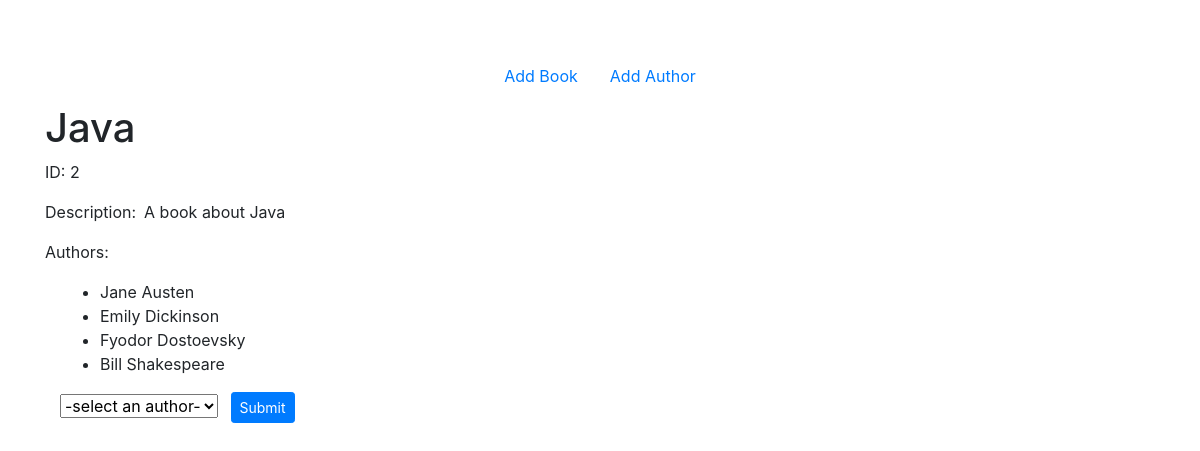
The page /books/2 on the database its author committed.
### books_authors_app/models.py (models this page shows)
class Book(models.Model):
    title = models.CharField(max_length=255)
    desc = models.TextField()
    created_at = models.DateTimeField(auto_now_add=True)
    updated_at = models.DateTimeField(auto_now=True)

class Author(models.Model):
    first_name = models.CharField(max_length=50)
    last_name = models.CharField(max_length=50)
    notes = models.TextField(default="")
    books = models.ManyToManyField(Book, related_name="authors")
    created_at = models.DateTimeField(auto_now_add=True)
    updated_at = models.DateTimeField(auto_now=True)

### books_authors_app/views.py (the view)
# urls.py: path('books/<int:id>', views.see_book),
def see_book(request, id):  # path('books/<int:id>', views.see_book),
    context = {
        "book": Book.objects.get(id=id),
        "authors": Author.objects.exclude(books__id=id)
    }
    return render(request, 'see_book.html', context)

### books_authors_app/templates/see_book.html (shortened to what this page needs)
<!DOCTYPE html>
<html lang="en">
<head>
    <link rel="stylesheet" href="https://stackpath.bootstrapcdn.com/bootstrap/4.5.2/css/bootstrap.min.css"
>
    {% load static %}
    <link rel="stylesheet" href="{% static 'css/style.css' %}">
</head>
<body>
    <div class="container mt-5">
        <nav class="navbar justify-content-center">
            <a class="nav-link" href="/">Add Book</a>
            <a class="nav-link" href="/authors">Add Author</a>
        </nav>
        <h1>{{ book.title }}</h1>
        <div class="container">
            <div class="row">
                <p>ID: {{ book.id }}</p>
            </div>
            <div class="row">
                <div class="mr-2">
                    <p>Description: </p>
                </div>
                <div>
                    <p>{{ book.desc }}</p>
                </div>
            </div>
            <div class="row">
                <p>Authors:</p>
            </div>
            <ul>
                {% for author in book.authors.all %}
                <li>{{ author.first_name }} {{ author.last_name }}</li>
                {% endfor %}
            </ul>
            <form action="/authors/{{ book.id }}/add_author_to_book" method="POST">
                <select name="authorSelect" id="author_id">
                    <option selected>-select an author-</option>
                </select>
                <button type="submit" class="btn btn-sm btn-primary ml-2">Submit</button>
            </form>
        </div>
    </div>
</body>
</html>

### rows shown on the page
Book: title "Java", id "2", desc "A book about Java"
Author: first_name "Jane", last_name "Austen"
Author: first_name "Emily", last_name "Dickinson"
Author: first_name "Fyodor", last_name "Dostoevsky"
Author: first_name "Bill", last_name "Shakespeare"
